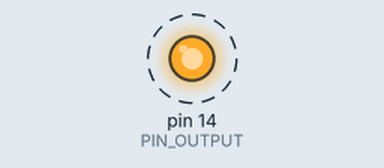
Recording of a sketch running on a simulated Arduino Uno, built with avr-gcc and run on an emulated ATmega328P. Parts: output pins drawn as LEDs (lit = HIGH). Dashed ring = blinking. What the sketch prints to the serial monitor is not drawn.

Above: at 0.5 s.
Timing chart, 0 to 4.6 s (numbered marks = the images above):
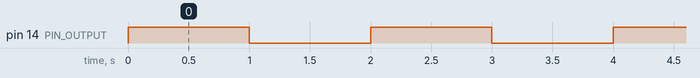

The sketch:

powerboost.ino
```cpp
/*--------------------------------------------------------------
  Program:      powerboost

  Description:  Turn on and off an Adafruit Powerboost using a
                Feather.

  Hardware:     Adafruit Feather Huzzah32 with the Bat pin
                connected to the Bat pin of the Adafruit
                Powerboost 1000 Basic and pin 14 of the Feather
                connected to the EN pin of the Powerboost. All
                GNDs are connected together and the a 10kΩ
                resistor between the Powerboost EN pin and GND.

  Software:     Developed using arduino-cli 0.21.1.

  Date:         07MAR2022

  Author:       Nicholas Wilde 0x08b7d7a3
--------------------------------------------------------------*/

#define BAUD_RATE 115200        // baud rate used for Serial console
#define DELAY_LOOP 1000         // loop delay time (ms)
#define PIN_OUTPUT 14

void setup() {
  Serial.begin(BAUD_RATE);
  while(!Serial);
  Serial.println();
  Serial.println("test: powerboost");
  pinMode(PIN_OUTPUT, OUTPUT);
}

void loop() {
  changeState();
  int val=digitalRead(PIN_OUTPUT);
  Serial.println(val);
  delay(DELAY_LOOP);
}

void changeState(){
  digitalWrite(PIN_OUTPUT, !(digitalRead(PIN_OUTPUT)));
}
```

Measured:
- by itself, pin 14 (PIN_OUTPUT): alternates HIGH for 1.0 s and LOW for 1.0 s
